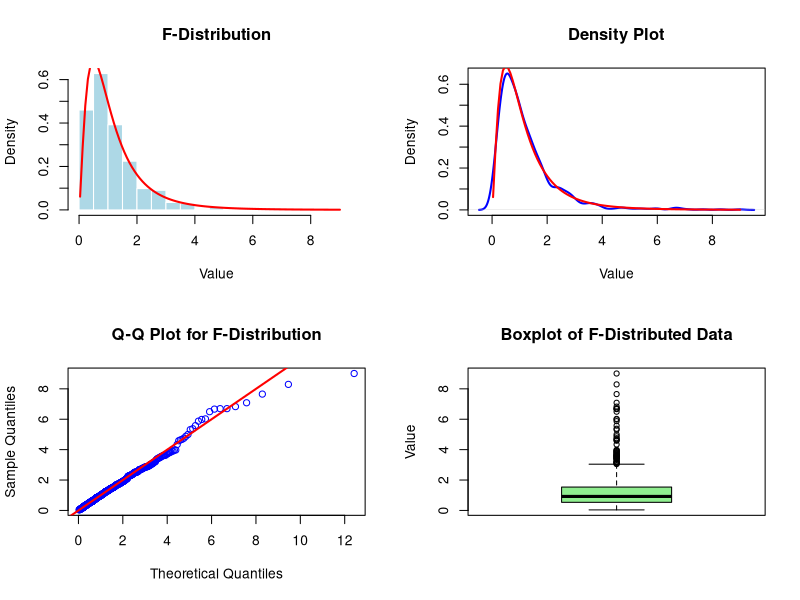

Here is the R script that generated this plot:
# Lab 4: Simulation of F-Distributed Data and Its Relationship with χ2-Distributions

# Parameters
df1 <- 5
df2 <- 10
N_sim <- 1000

# Generate F-distributed data
set.seed(123)
chi2_1 <- rchisq(N_sim, df = df1)
chi2_2 <- rchisq(N_sim, df = df2)
f_data <- (chi2_1 / df1) / (chi2_2 / df2)

# Graphical Output
par(mfrow = c(2, 2))

# Histogram
hist(f_data, breaks = 30, col = "lightblue", probability = TRUE,
     main = "F-Distribution", xlab = "Value", border = "white")
curve(df(x, df1 = df1, df2 = df2), from = min(f_data), to = max(f_data), add = TRUE, col = "red", lwd = 2)

# Density plot
plot(density(f_data), col = "blue", lwd = 2, main = "Density Plot", xlab = "Value")
curve(df(x, df1 = df1, df2 = df2), from = min(f_data), to = max(f_data), add = TRUE, col = "red", lwd = 2)

# Q-Q plot
qqplot(qf(ppoints(N_sim), df1 = df1, df2 = df2), f_data,
       main = "Q-Q Plot for F-Distribution", col = "blue",
       xlab = "Theoretical Quantiles", ylab = "Sample Quantiles")
abline(0, 1, col = "red", lwd = 2)

# Boxplot
boxplot(f_data, col = "lightgreen", main = "Boxplot of F-Distributed Data", ylab = "Value")


